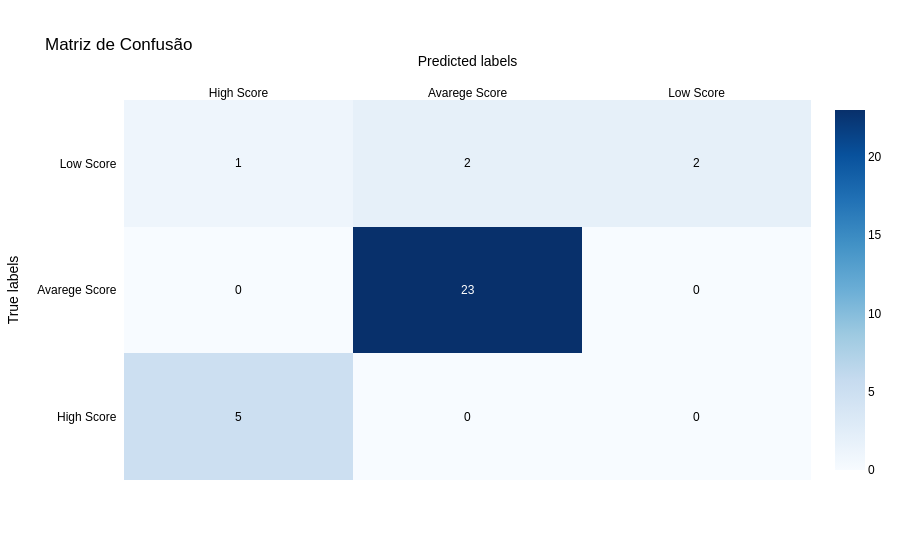

This figure's notebook cell:
### Code cell
conf_matrix = confusion_matrix(y_test, y_pred_test)

class_names = ['High Score', 'Avarege Score', 'Low Score']

# Plotando a matriz de confusão com Plotly
fig = ff.create_annotated_heatmap(
    z=conf_matrix,
    x=class_names,
    y=class_names,
    colorscale='Blues',
    showscale=True
)
fig.update_layout(
    title='Matriz de Confusão',
    xaxis_title='Predicted labels',
    yaxis_title='True labels',
    font=dict(
        family='Arial',
        size=12,
        color='black'
    )
)

### Figure 1 — Plotly figure (JSON) as saved in the notebook; plotly's stock layout.template omitted (floating-point values rounded to 4 significant figures)
{"data": [{"colorscale": [[0.0, "rgb(247,251,255)"], [0.125, "rgb(222,235,247)"], [0.25, "rgb(198,219,239)"], [0.375, "rgb(158,202,225)"], [0.5, "rgb(107,174,214)"], [0.625, "rgb(66,146,198)"], [0.75, "rgb(33,113,181)"], [0.875, "rgb(8,81,156)"], [1.0, "rgb(8,48,107)"]], "reversescale": false, "showscale": true, "x": ["High Score", "Avarege Score", "Low Score"], "y": ["High Score", "Avarege Score", "Low Score"], "z": [[5, 0, 0], [0, 23, 0], [1, 2, 2]], "type": "heatmap"}], "layout": {"annotations": [{"font": {"color": "#000000"}, "showarrow": false, "text": "5", "x": "High Score", "xref": "x", "y": "High Score", "yref": "y"}, {"font": {"color": "#000000"}, "showarrow": false, "text": "0", "x": "Avarege Score", "xref": "x", "y": "High Score", "yref": "y"}, {"font": {"color": "#000000"}, "showarrow": false, "text": "0", "x": "Low Score", "xref": "x", "y": "High Score", "yref": "y"}, {"font": {"color": "#000000"}, "showarrow": false, "text": "0", "x": "High Score", "xref": "x", "y": "Avarege Score", "yref": "y"}, {"font": {"color": "#FFFFFF"}, "showarrow": false, "text": "23", "x": "Avarege Score", "xref": "x", "y": "Avarege Score", "yref": "y"}, {"font": {"color": "#000000"}, "showarrow": false, "text": "0", "x": "Low Score", "xref": "x", "y": "Avarege Score", "yref": "y"}, {"font": {"color": "#000000"}, "showarrow": false, "text": "1", "x": "High Score", "xref": "x", "y": "Low Score", "yref": "y"}, {"font": {"color": "#000000"}, "showarrow": false, "text": "2", "x": "Avarege Score", "xref": "x", "y": "Low Score", "yref": "y"}, {"font": {"color": "#000000"}, "showarrow": false, "text": "2", "x": "Low Score", "xref": "x", "y": "Low Score", "yref": "y"}], "xaxis": {"dtick": 1, "gridcolor": "rgb(0, 0, 0)", "side": "top", "ticks": "", "title": {"text": "Predicted labels"}}, "yaxis": {"dtick": 1, "ticks": "", "ticksuffix": "  ", "title": {"text": "True labels"}}, "font": {"family": "Arial", "size": 12, "color": "black"}, "title": {"text": "Matriz de Confusão"}}}
